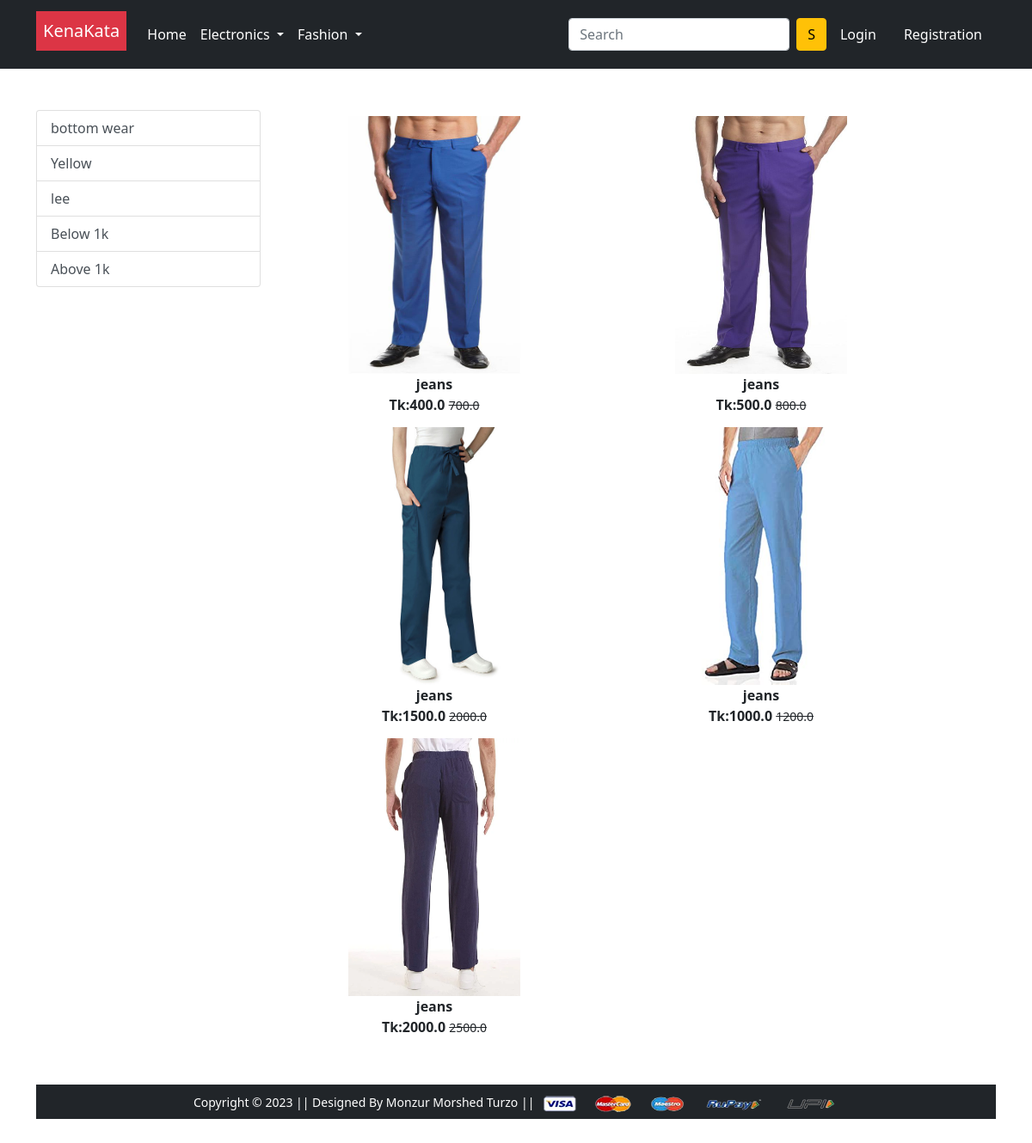
Page /bottomwear on the earlier database version.
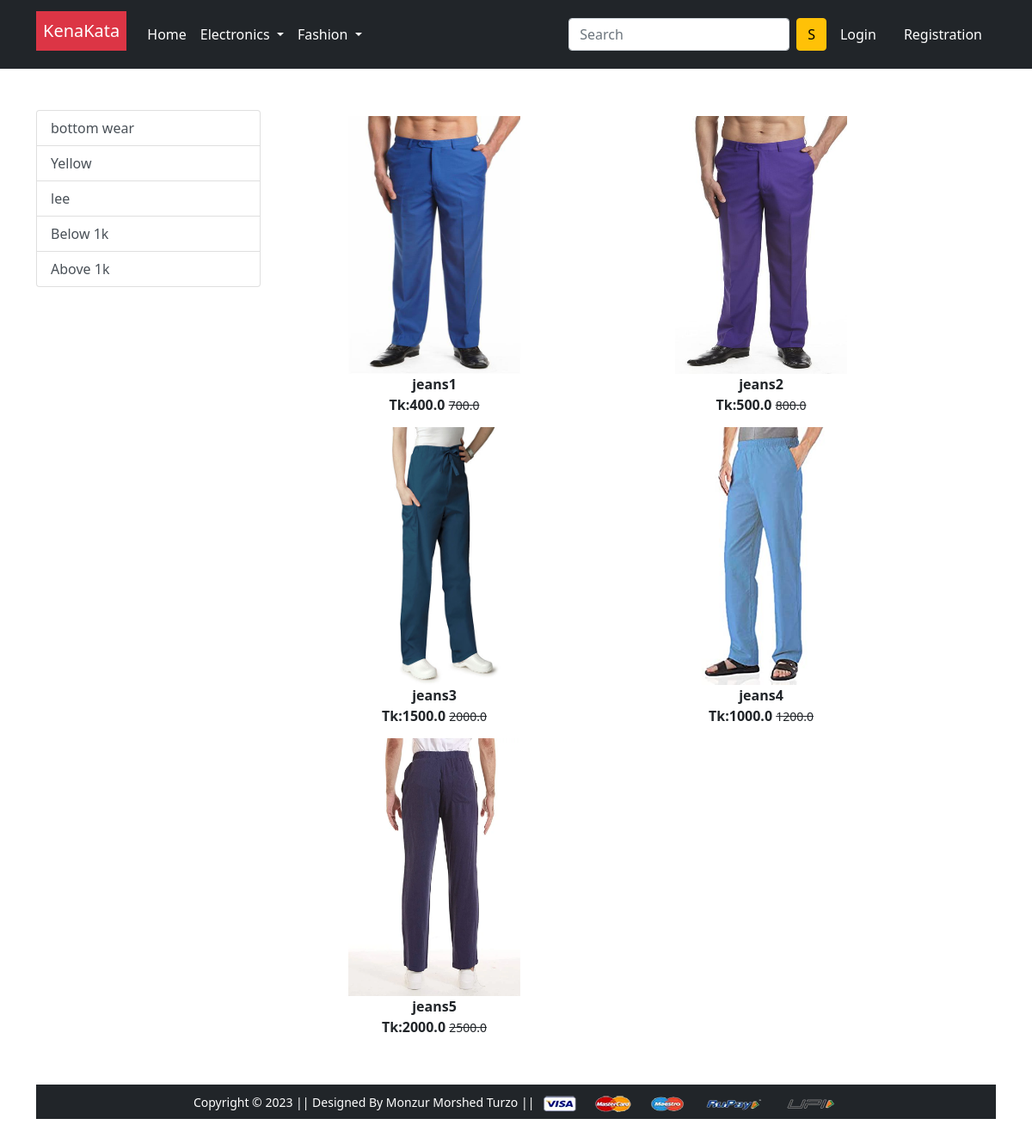
Same page on the later database version.
### app/models.py (models this page shows, shortened)
class Product(models.Model):
    title=models.CharField(max_length=100)
    selling_price=models.FloatField()
    discounted_price=models.FloatField()
    description=models.TextField()
    brand=models.CharField(max_length=100)
    catagory=models.CharField(choices=CATAGORY_CHOICES,max_length=2)
    product_image=models.ImageField(upload_to='productimg')

### app/views.py (the view)
# urls.py: path('bottomwear', views.bottomwear, name='bottomwear'),
def bottomwear(request,data=None):
    if data == None:
        bottomwears=Product.objects.filter(catagory='BW')
    elif data== 'below' :
        bottomwears=Product.objects.filter(catagory='BW').filter(discounted_price__lt=1000)
    elif data== 'above' :
        bottomwears=Product.objects.filter(catagory='BW').filter(discounted_price__gt=1000)
    elif data == 'yellow' or 'lee':
        bottomwears=Product.objects.filter(catagory='BW').filter(brand=data)
    return render(request, 'app/bottomwear.html',{'bottomwears':bottomwears})

### app/templates/app/bottomwear.html (shortened to what this page needs)
{% extends 'app/base.html' %}
{% load static %}
{% block main-content %}
<div class="container my-5">
 <div class="row">
  <div class="col-sm-3">
    <div class="list-group">
        <a href="{% url 'bottomwear' %}" class="list-group-item list-group-item-action" aria-current="true">bottom wear</a>
        <a href="{% url 'bottomweardata' 'yellow' %}" class="list-group-item list-group-item-action" aria-current="true">Yellow</a>
        <a href="{% url 'bottomweardata' 'lee' %}" class="list-group-item list-group-item-action" aria-current="true">lee</a>
        <a href="{% url 'bottomweardata' 'below' %}" class="list-group-item list-group-item-action" aria-current="true">Below 1k</a>
        <a href="{% url 'bottomweardata' 'above' %}" class="list-group-item list-group-item-action" aria-current="true">Above 1k</a>
        </div>
    </div>
    <div class="col-sm-8">
        <div class="row">
            {% for product in bottomwears %}
                <div class="col-sm-6 text-center mb-6" >
                    <a href="{% url 'product-detail' product.id %}" class="btn">
                        <div class="item">
                            <img src="{{product.product_image.url}}" alt="" height="300" width="200" class="">
                                <div class="fw-bold"> {{product.title}}</div>
                                    <div class="fw-bold">Tk:{{product.discounted_price}}
                                        <small class="fw-light text-decoration-line-through">
                                            {{product.selling_price}}
                                        </small>
                                    </div>
                         </div>
                    </a>
                </div>
            {% endfor %}
        </div>
    </div>
</div>
{% endblock main-content %}

Differences in the rows shown:
changed Product: title "jeans" → "jeans1"
changed Product: title "jeans" → "jeans2"
changed Product: title "jeans" → "jeans3"
changed Product: title "jeans" → "jeans4"
changed Product: title "jeans" → "jeans5"
